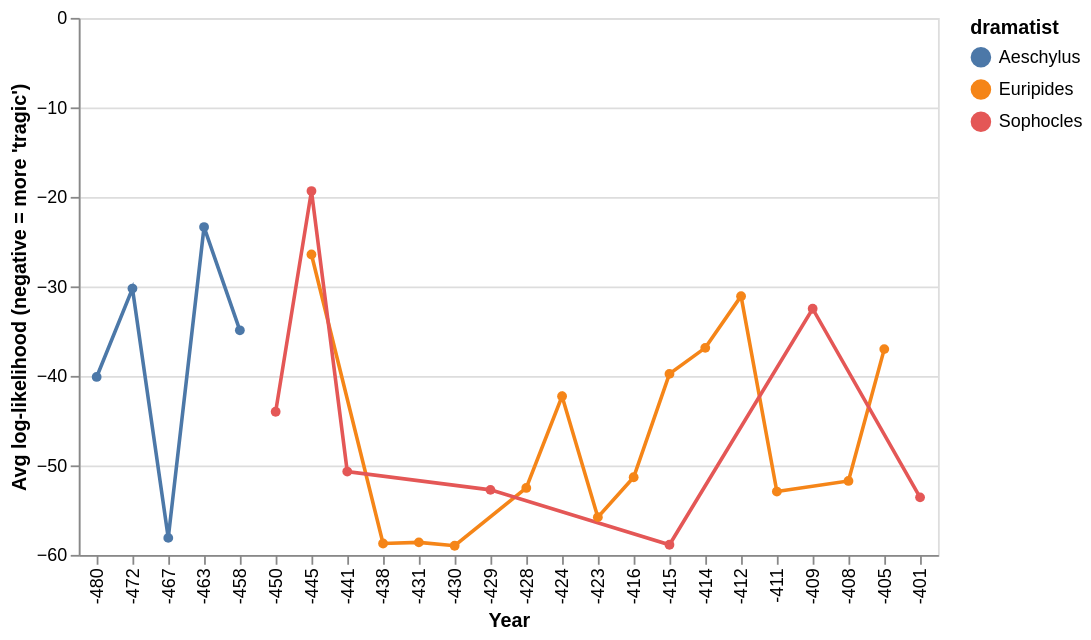

The cell this chart's notebook holds for it:
### Markdown cell above
# Tragedy – "Epicness" over Time

### Code cell
import altair as alt
import numpy as np
import pandas as pd

homer_df = pd.read_parquet("../parquet/homer_dtm.parquet")
tragedy_df = pd.read_parquet("../parquet/tragedy-with-years_dtm.parquet")
loglikelihood_df = pd.read_parquet("../parquet/epic_tragic_lemmata_loglikelihood.parquet")

play_year = (
    pd.read_parquet("../parquet/tragedy-with-years.parquet")
    .groupby(["dramatist", "title"])["year"]
    .first()
)

ll = loglikelihood_df.set_index("lemma")["log_likelihood"]
speaker_avg = tragedy_df.multiply(ll, axis=0).sum() / tragedy_df.sum()
speaker_df = speaker_avg.reset_index(name="avg_log_likelihood")
speaker_df["year"] = speaker_df.set_index(["dramatist", "title"]).index.map(play_year)

alt.Chart(speaker_df).mark_line(point=True).encode(
    x=alt.X("year:O", title="Year"),
    y=alt.Y("mean(avg_log_likelihood):Q", title="Avg log-likelihood (negative = more 'tragic')"),
    color="dramatist:N",
)

### Figure 1 — Vega-Lite specification as saved in the notebook (floating-point values rounded to 4 significant figures; data arrays with more than 128 entries replaced by an {"elided": "..."} marker saying what was removed)
{"config": {"view": {"continuousWidth": 300, "continuousHeight": 300}}, "data": {"name": "data-9eeb05acd7c59580f75fd297c18a43dc"}, "mark": {"type": "line", "point": true}, "encoding": {"color": {"field": "dramatist", "type": "nominal"}, "x": {"field": "year", "title": "Year", "type": "ordinal"}, "y": {"aggregate": "mean", "field": "avg_log_likelihood", "title": "Avg log-likelihood (negative = more 'tragic')", "type": "quantitative"}}, "$schema": "https://vega.github.io/schema/vega-lite/v6.4.1.json", "datasets": {"data-9eeb05acd7c59580f75fd297c18a43dc": {"elided": "302 records"}}}
